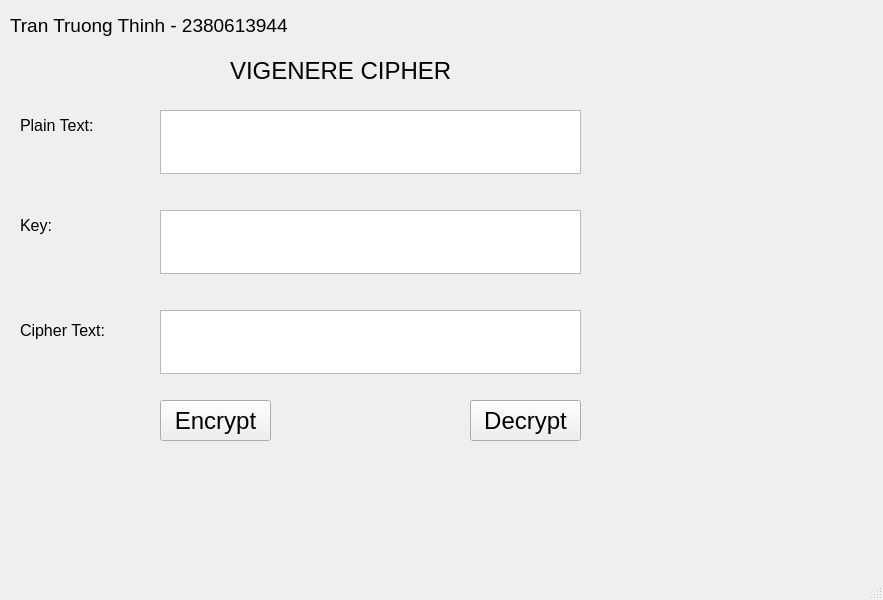
<?xml version="1.0" encoding="UTF-8"?>
<ui version="4.0">
 <class>MainWindow</class>
 <widget class="QMainWindow" name="MainWindow">
  <property name="geometry">
   <rect>
    <x>0</x>
    <y>0</y>
    <width>883</width>
    <height>600</height>
   </rect>
  </property>
  <property name="font">
   <font>
    <pointsize>20</pointsize>
   </font>
  </property>
  <property name="windowTitle">
   <string>MainWindow</string>
  </property>
  <widget class="QWidget" name="centralwidget">
   <widget class="QLabel" name="label">
    <property name="geometry">
     <rect>
      <x>230</x>
      <y>50</y>
      <width>281</width>
      <height>41</height>
     </rect>
    </property>
    <property name="font">
     <font>
      <pointsize>18</pointsize>
     </font>
    </property>
    <property name="text">
     <string>VIGENERE CIPHER</string>
    </property>
   </widget>
   <widget class="QLabel" name="label_2">
    <property name="geometry">
     <rect>
      <x>20</x>
      <y>110</y>
      <width>91</width>
      <height>31</height>
     </rect>
    </property>
    <property name="font">
     <font>
      <pointsize>12</pointsize>
     </font>
    </property>
    <property name="text">
     <string>Plain Text:</string>
    </property>
   </widget>
   <widget class="QLabel" name="label_3">
    <property name="geometry">
     <rect>
      <x>20</x>
      <y>210</y>
      <width>91</width>
      <height>31</height>
     </rect>
    </property>
    <property name="font">
     <font>
      <pointsize>12</pointsize>
     </font>
    </property>
    <property name="text">
     <string>Key:</string>
    </property>
   </widget>
   <widget class="QLabel" name="label_4">
    <property name="geometry">
     <rect>
      <x>20</x>
      <y>310</y>
      <width>91</width>
      <height>41</height>
     </rect>
    </property>
    <property name="font">
     <font>
      <pointsize>12</pointsize>
     </font>
    </property>
    <property name="text">
     <string>Cipher Text:</string>
    </property>
   </widget>
   <widget class="QTextEdit" name="textPlainText">
    <property name="geometry">
     <rect>
      <x>160</x>
      <y>110</y>
      <width>421</width>
      <height>64</height>
     </rect>
    </property>
   </widget>
   <widget class="QTextEdit" name="textKey">
    <property name="geometry">
     <rect>
      <x>160</x>
      <y>210</y>
      <width>421</width>
      <height>64</height>
     </rect>
    </property>
   </widget>
   <widget class="QTextEdit" name="textCipherText">
    <property name="geometry">
     <rect>
      <x>160</x>
      <y>310</y>
      <width>421</width>
      <height>64</height>
     </rect>
    </property>
   </widget>
   <widget class="QPushButton" name="pushEncrypt">
    <property name="geometry">
     <rect>
      <x>160</x>
      <y>400</y>
      <width>111</width>
      <height>41</height>
     </rect>
    </property>
    <property name="font">
     <font>
      <pointsize>18</pointsize>
     </font>
    </property>
    <property name="text">
     <string>Encrypt</string>
    </property>
   </widget>
   <widget class="QPushButton" name="pushDecrypt">
    <property name="geometry">
     <rect>
      <x>470</x>
      <y>400</y>
      <width>111</width>
      <height>41</height>
     </rect>
    </property>
    <property name="font">
     <font>
      <pointsize>18</pointsize>
     </font>
    </property>
    <property name="text">
     <string>Decrypt</string>
    </property>
   </widget>
   <widget class="QLabel" name="label_6">
    <property name="geometry">
     <rect>
      <x>10</x>
      <y>10</y>
      <width>421</width>
      <height>31</height>
     </rect>
    </property>
    <property name="font">
     <font>
      <pointsize>14</pointsize>
     </font>
    </property>
    <property name="text">
     <string>Tran Truong Thinh - 2380613944</string>
    </property>
   </widget>
  </widget>
  <widget class="QMenuBar" name="menubar">
   <property name="geometry">
    <rect>
     <x>0</x>
     <y>0</y>
     <width>883</width>
     <height>33</height>
    </rect>
   </property>
  </widget>
  <widget class="QStatusBar" name="statusbar"/>
 </widget>
 <resources/>
 <connections/>
</ui>
